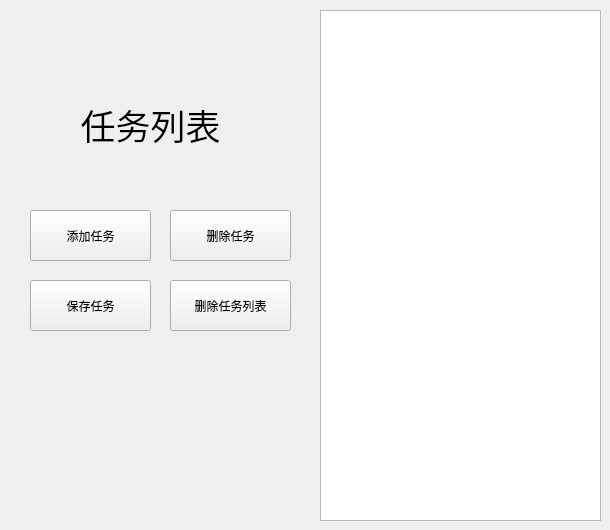
<?xml version="1.0" encoding="UTF-8"?>
<ui version="4.0">
 <class>Form</class>
 <widget class="QWidget" name="Form">
  <property name="geometry">
   <rect>
    <x>0</x>
    <y>0</y>
    <width>610</width>
    <height>530</height>
   </rect>
  </property>
  <property name="minimumSize">
   <size>
    <width>610</width>
    <height>530</height>
   </size>
  </property>
  <property name="windowTitle">
   <string>Form</string>
  </property>
  <widget class="QListView" name="listView">
   <property name="geometry">
    <rect>
     <x>320</x>
     <y>10</y>
     <width>281</width>
     <height>511</height>
    </rect>
   </property>
  </widget>
  <widget class="QPushButton" name="pushButton">
   <property name="geometry">
    <rect>
     <x>30</x>
     <y>210</y>
     <width>121</width>
     <height>51</height>
    </rect>
   </property>
   <property name="text">
    <string>添加任务</string>
   </property>
  </widget>
  <widget class="QPushButton" name="pushButton_2">
   <property name="geometry">
    <rect>
     <x>170</x>
     <y>210</y>
     <width>121</width>
     <height>51</height>
    </rect>
   </property>
   <property name="text">
    <string>删除任务</string>
   </property>
  </widget>
  <widget class="QPushButton" name="pushButton_3">
   <property name="geometry">
    <rect>
     <x>30</x>
     <y>280</y>
     <width>121</width>
     <height>51</height>
    </rect>
   </property>
   <property name="text">
    <string>保存任务</string>
   </property>
  </widget>
  <widget class="QPushButton" name="pushButton_4">
   <property name="geometry">
    <rect>
     <x>170</x>
     <y>280</y>
     <width>121</width>
     <height>51</height>
    </rect>
   </property>
   <property name="text">
    <string>删除任务列表</string>
   </property>
  </widget>
  <widget class="QLabel" name="label">
   <property name="geometry">
    <rect>
     <x>60</x>
     <y>80</y>
     <width>181</width>
     <height>91</height>
    </rect>
   </property>
   <property name="text">
    <string>&lt;html&gt;&lt;head/&gt;&lt;body&gt;&lt;p align=&quot;center&quot;&gt;&lt;span style=&quot; font-size:26pt;&quot;&gt;任务列表&lt;/span&gt;&lt;/p&gt;&lt;/body&gt;&lt;/html&gt;</string>
   </property>
  </widget>
 </widget>
 <resources/>
 <connections/>
</ui>
